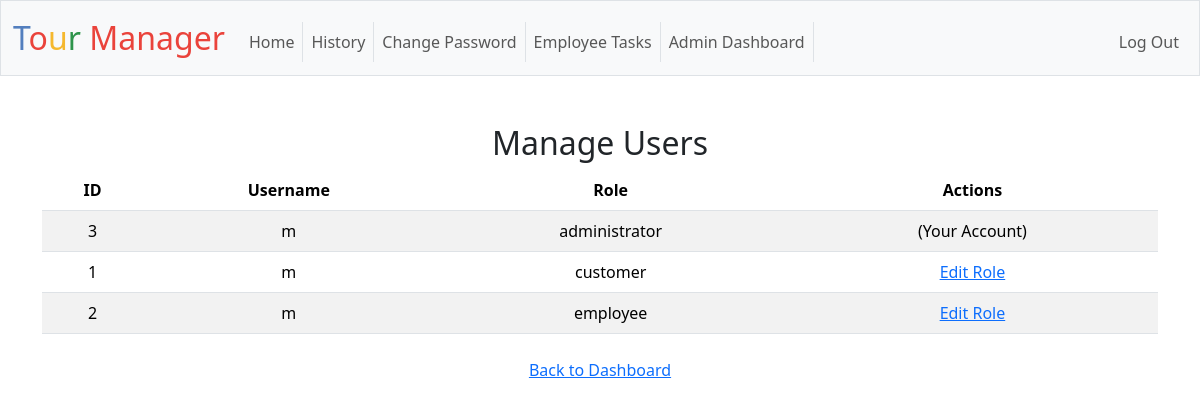
The app's page /admin/users (signed in) with its own data.
### tables this page shows
CREATE TABLE users (
    id INTEGER PRIMARY KEY AUTOINCREMENT NOT NULL,
    username TEXT NOT NULL,
    hash TEXT NOT NULL,
    roll TEXT NOT NULL CHECK(roll IN ('customer', 'employee', 'administrator')),
    UNIQUE(username, roll) -- This line ensures the combination of username and roll is unique
);

### app.py (the view)
@app.route("/admin/users")
@login_required
@role_required("administrator")
def admin_list_users():
    users = db.execute("SELECT id, username, roll FROM users") # Exclude hash for security
    return render_template("admin_list_users.html", users=users)

### app.py (called while the page is built)
@app.after_request
def after_request(response):
    response.headers["Cache-Control"] = "no-cache, no-store, must-revalidate"
    response.headers["Expires"] = 0
    response.headers["Pragma"] = "no-cache"
    return response

### helpers.py (called while the page is built)
def login_required(f):
    @wraps(f)
    def decorated_function(*args, **kwargs):
        if session.get("user_id") is None:
            return redirect(url_for("login"))
        return f(*args, **kwargs)
    return decorated_function

def role_required(*allowed_roles):
    def decorator(f):
        @wraps(f)
        def decorated_function(*args, **kwargs):
            if session.get("user_id") is None:
                flash("You need to log in to access this page.")
                return redirect(url_for("login"))
            user_roll = session.get("user_roll")
            if user_roll not in allowed_roles:
                flash("You do not have the necessary permissions to access this page.")
                return redirect(url_for("index")) # Or url_for("permission_denied") if you create one
            return f(*args, **kwargs)
        return decorated_function
    return decorator

### templates/admin_list_users.html (shortened to what this page needs)
{% extends "layout.html" %}
{% block main %}
    <h2>Manage Users</h2>
    {% if users %}
        <table class="table table-striped">
            <thead>
                <tr>
                    <th>ID</th>
                    <th>Username</th>
                    <th>Role</th>
                    <th>Actions</th>
                </tr>
            </thead>
            <tbody>
                {% for user in users %}
                    <tr>
                        <td>{{ user.id }}</td>
                        <td>{{ user.username }}</td>
                        <td>{{ user.roll }}</td>
                        <td>
                            {% if user.id != session["user_id"] %}
                                <a href="{{ url_for('admin_edit_user_role', user_id=user.id) }}">Edit Role</a>
                            {% else %}
                                (Your Account)
                            {% endif %}
                        </td>
                    </tr>
                {% endfor %}
            </tbody>
        </table>
    {% else %}
        <p>No users found.</p>
    {% endif %}
     <p class="mt-4"><a href="{{ url_for('admin_dashboard') }}">Back to Dashboard</a></p>
{% endblock %}

### records on screen
users: id "3", username "m", roll "administrator", shows "(Your Account)"
users: id "1", username "m", roll "customer"
users: id "2", username "m", roll "employee"
